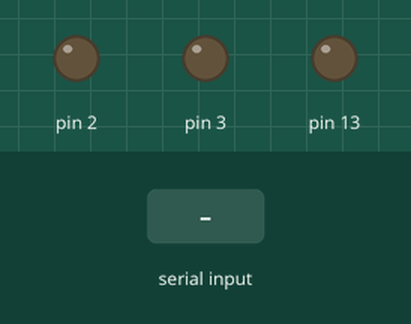
Recording of a sketch running on a simulated Arduino Uno, built with avr-gcc and run on an emulated ATmega328P. Shown: output pins drawn as LEDs (lit = HIGH). Inputs (shaded band) come from the test bench.

Above: at 1.2 s.
1.3 s: "a" received over Serial
At 2.5 s:
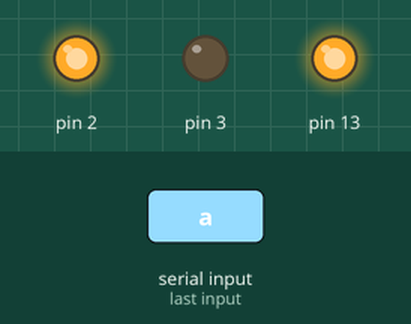
2.8 s: "b" received over Serial
At 3.7 s:
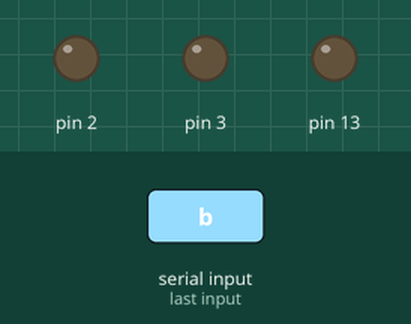
Timing chart, 0 to 5.8 s (numbered marks = the images above; inputs shaded):
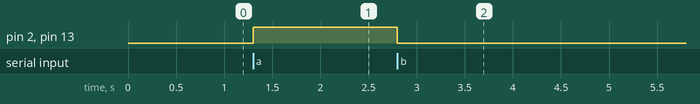

Measured:
- after the input at 1.3 s, pin 2, pin 13: LOW → HIGH at once
- after the input at 2.8 s, pin 2, pin 13: HIGH → LOW at once

The sketch:

ros_serial_service_arduino.ino.ino
```cpp
void setup() {
    Serial.begin(115200);
    pinMode(2, OUTPUT);
    pinMode(3, OUTPUT);
    pinMode(13, OUTPUT);
} void loop() {
    if(Serial.available()>0){
        char a = Serial.read();
        if(a == 'a'){
            digitalWrite(2, HIGH);
            digitalWrite(3, LOW);
            digitalWrite(13, HIGH);
        }else if(a == 'b'){
            digitalWrite(2, LOW);
            digitalWrite(3, LOW);
            digitalWrite(13, LOW);
        }
    }
}
```
